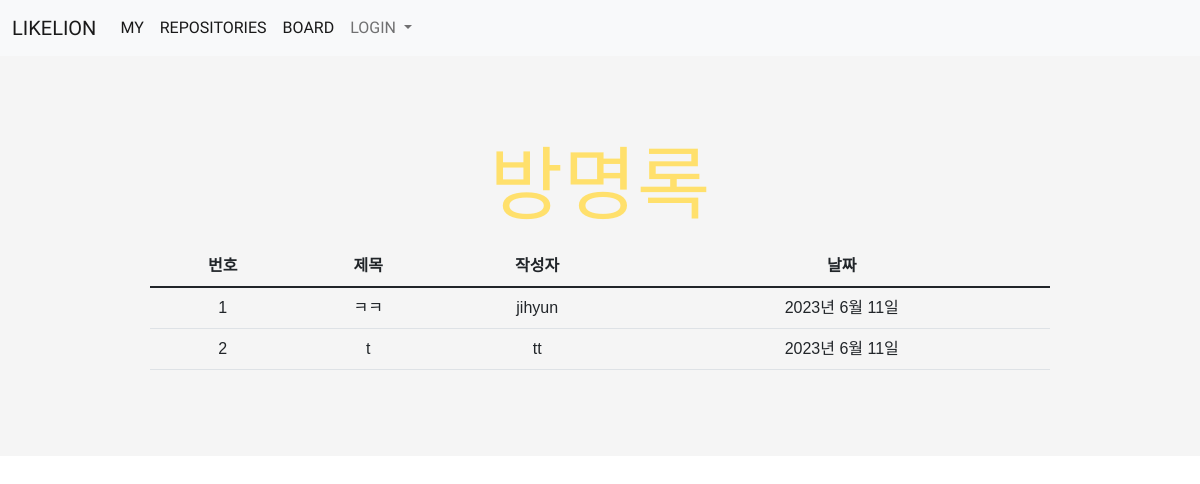
/board/, run on the app's committed database.
### main/models.py (models this page shows, shortened)
class Post(models.Model):
    title = models.CharField(max_length=100)
    writer = models.ForeignKey(User, null=False, blank=False, on_delete=models.CASCADE)
    pub_date = models.DateField()
    body = models.TextField()
    feedback = models.TextField()
    good_point = models.TextField()
    image = models.ImageField(upload_to="post/", blank=True, null=True)
    like = models.ManyToManyField(User, related_name='likes', blank=True)
    like_count = models.PositiveIntegerField(default=0)

### main/views.py (the view)
# urls.py: path('board/', boardpage, name="boardpage"),
def boardpage(request):
    posts = Post.objects.all()
    return render(request, 'main/boardpage.html', {'posts':posts})

### main/templates/main/boardpage.html (shortened to what this page needs)
{% extends 'base.html' %} {% load static %} {% block content %}
<div class="boardpage">
    <div class="boardpagetitle">방명록</div>
    <div class="boardtable">
        <table class="table">
            <thead>
                <tr>
                    <th>번호</th>
                    <th>제목</th>
                    <th>작성자</th>
                    <th>날짜</th>
                </tr>
            </thead>
            <tbody>
                {% for post in posts %}
                <tr>
                    <td
                        onclick="location.href='{% url 'main:postdetailpage' post.id %}'"
                    >
                        {{post.id}}
                    </td>
                    <td
                        onclick="location.href='{% url 'main:postdetailpage' post.id %}'"
                    >
                        {{post.title}}
                    </td>
                    <td
                        onclick="location.href='{% url 'main:postdetailpage' post.id %}'"
                    >
                        {{post.writer}}
                    </td>
                    <td
                        onclick="location.href='{% url 'main:postdetailpage' post.id %}'"
                    >
                        {{post.pub_date}}
                    </td>
                </tr>
                {% endfor %}
            </tbody>
        </table>
    </div>
    <div>{% endblock %}</div>

### likelion_11th/static/css/project.css (style rules this page uses)
.boardpage { background-color: #f5f5f5; padding-top: 70px; padding-bottom: 70px; }
.boardpagetitle { font-family: "Black Han Sans", sans-serif; text-align: center; color: #ffe06c; font-size: 80px; }
.boardtable { font-family: "Noto Sans KR", sans-serif; text-align: center; margin-left: 150px; margin-right: 150px; }

### data on the page
Post: id "1", title "ㅋㅋ", writer "jihyun", pub_date "2023년 6월 11일"
Post: id "2", title "t", writer "tt", pub_date "2023년 6월 11일"
